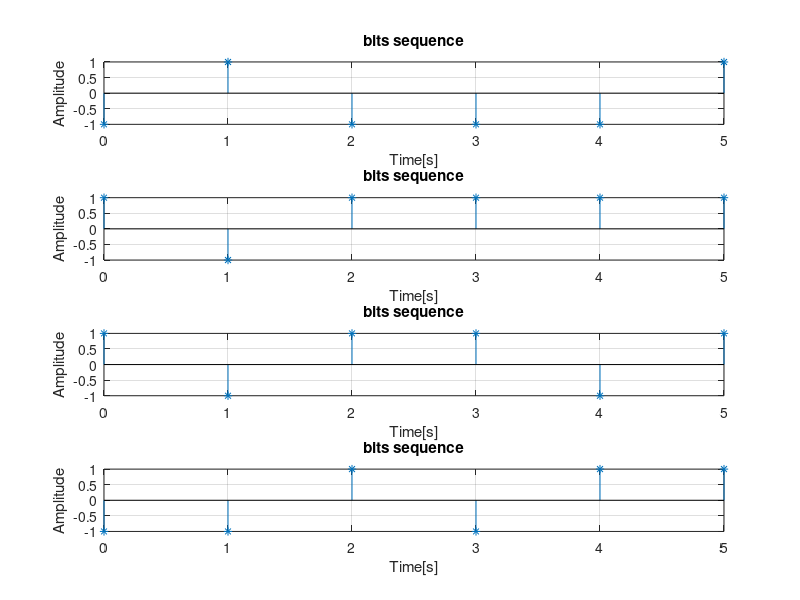
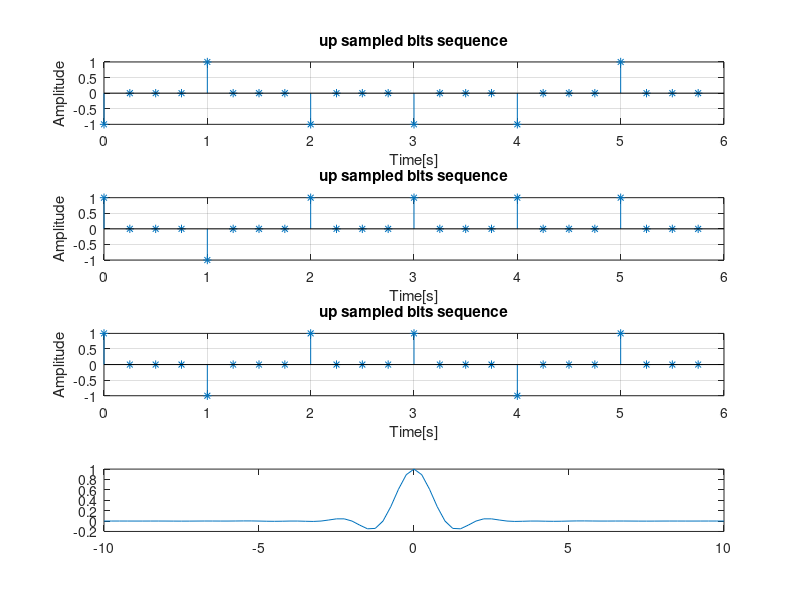

Write MATLAB code to recreate these figures, in order.
%generate random sequences ak  ak = round(rand(10,3))*2 - 1%


nb_elements= 10; %M
nb_sequences= 3 ; %n

function y = a_generator(nb_elements,nb_sequences)
  y= round(rand(nb_elements,nb_sequences))*2 - 1
end


Tb = 1; %period of a bit
M =6 ;%length of the message
N = 4; %number of messages
Beta = 4;
Tn = Tb/Beta %period of sampling

ak = a_generator(M,N);
TIME=0:Tb:((M-1)*Tb) %time axis from 0 to (m-1)*tb with tb step

figure(1) %draw the N random sequences
for i=1:N 
  subplot(N,1,i)
  stem(TIME,ak(:,i),'*')
  title('bits sequence');  
  xlabel('Time[s]');
  ylabel('Amplitude');
  grid on;              
end


function y = upsample(ak,Beta)
  row = size(ak)(1);
  col = size(ak)(2) ;
  y = zeros(Beta*row,col);
  y(1,:)=ak(1,:);
  for i=2:row
   y(i+(Beta-1)*(i-1),:)=ak(i,:);
  end
 end

upsampledsignal= upsample(ak,Beta)

figure(2) %draw the N random sequences with zeros in between for the upsampling
for i=1:N 
  subplot(N,1,i);
  t=0:Tn:((M*Beta-1)*Tn);
  stem(t,upsampledsignal(:,i),'*');
  title('up sampled bits sequence');
  xlabel('Time[s]');
  ylabel('Amplitude');
  grid on;              
end
pause;

filterr = rcosfir(0.4,10,Beta,Tb);

L     = 10;
filter_range= ((-L*Tb):Tn:(L*Tb));

plot(filter_range,filterr);
 
function y = p_generator()
  
end
